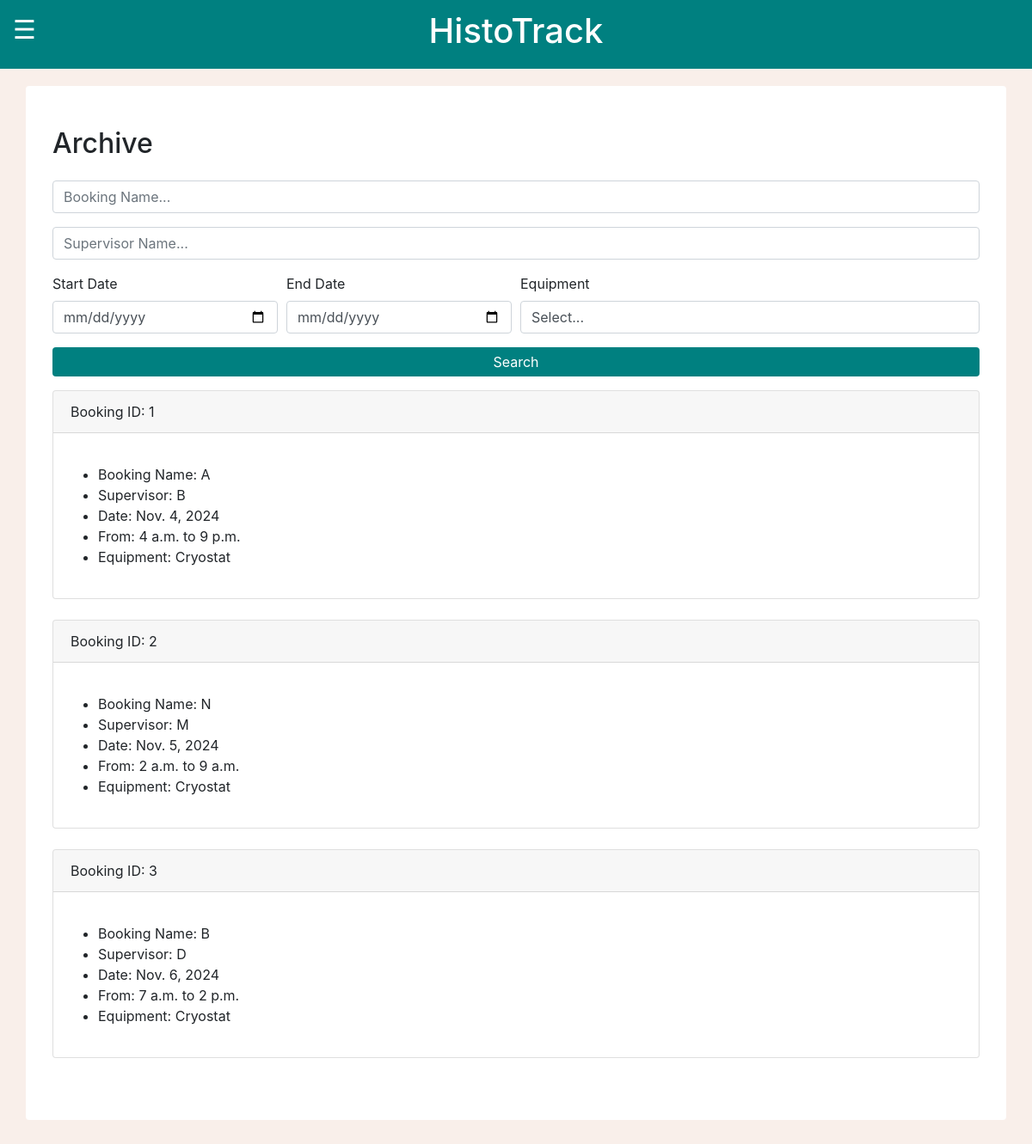
/MCalendar/archive/ (signed in), run on an earlier commit of the app's database.
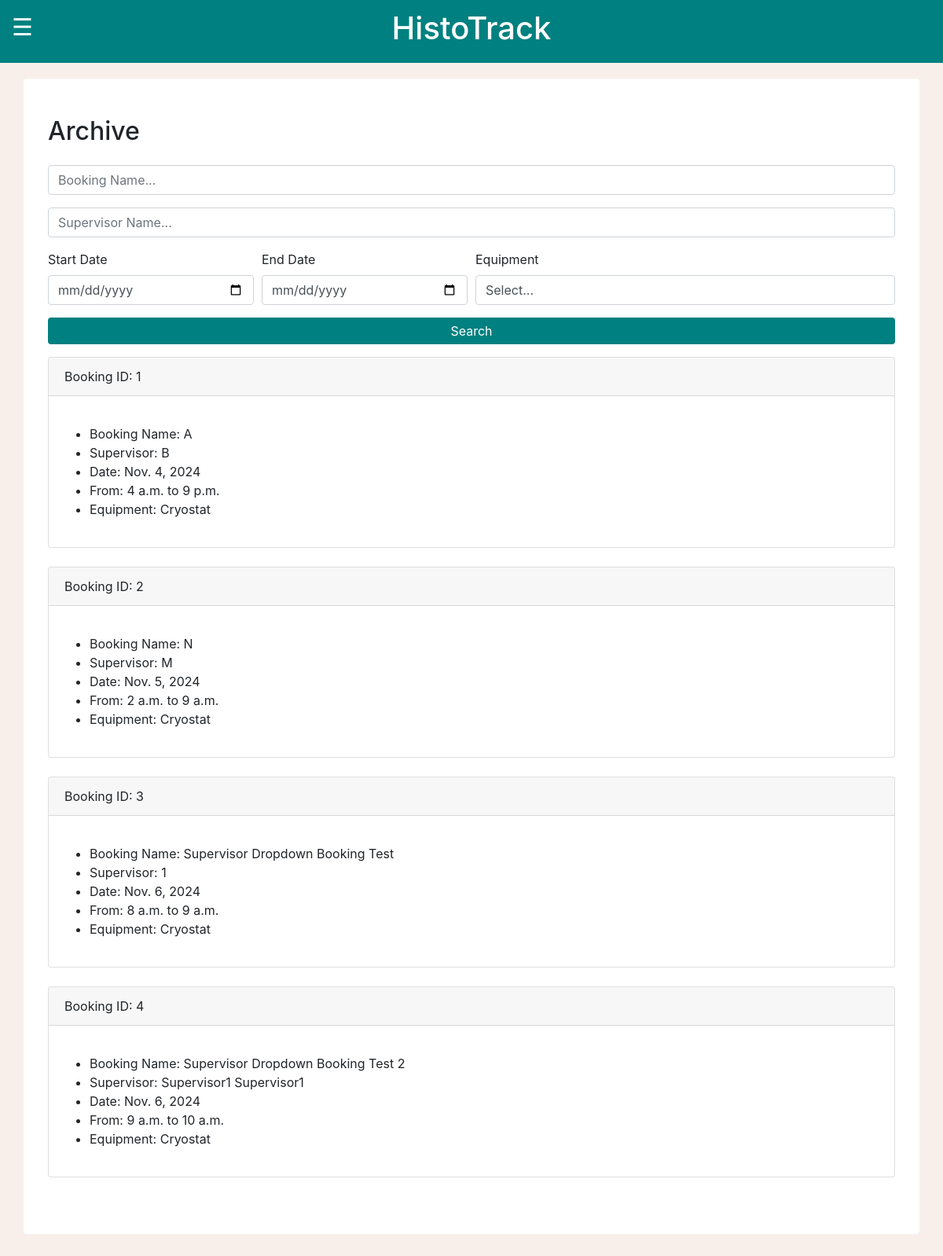
And on a later commit of the database.
### MCalendar/models.py (models this page shows, shortened)
class Event(models.Model):
    bookingName = models.CharField(max_length=80)
    supervisorName = models.CharField(max_length=80)
    email = models.EmailField()
    bookingDate = models.DateField()
    startTime = models.TimeField()
    finishTime = models.TimeField()
    comments = models.TextField(max_length = 1000)
    equipment = models.CharField(max_length=100, default='Not specified')
    totalTime = models.IntegerField(default=0)
    hourlyRate = models.DecimalField(max_digits=10, decimal_places=2, default=0.00)

### MCalendar/views.py (the view)
# urls.py: path("archive/", views.archivePage, name="archivePage"),
def archivePage(request):
    if request.user.is_superuser:
        eventList = Event.objects.all()
        equipmentList = Equipment.objects.all()
        bookingName = request.GET.get('bookingName')
        supervisorName = request.GET.get('supervisorName')
        dateMin = request.GET.get('dateMin')
        dateMax = request.GET.get('dateMax')
        equipment = request.GET.get('equipment')
        if archiveValidQuery(bookingName):
            eventList = eventList.filter(bookingName__icontains=bookingName)
        if archiveValidQuery(supervisorName):
            eventList = eventList.filter(supervisorName__icontains=supervisorName)
        if archiveValidQuery(dateMin):
            eventList = eventList.filter(bookingDate__gte=dateMin)
        if archiveValidQuery(dateMax):
            eventList = eventList.filter(bookingDate__lte=dateMax)
        if archiveValidQuery(equipment) and equipment != 'Select...':
            eventList = eventList.filter(equipment__name=equipment)
        context = {
            'eventList': eventList,
            'equipmentList': equipmentList
        }
        return render(request, 'archive.html', context)
    else:
        messages.success(request, "Please log in before entering that page! Admin access only.")
        logout(request)
        return redirect("loginPage")

### MCalendar/models.py (called while the page is built)
    def __str__(self):
        return self.equipmentName

### MCalendar/views.py (called while the page is built)
def archiveValidQuery(param):
    return param != '' and param is not None

### MCalendar/templates/archive.html (shortened to what this page needs)
{% load static %}
<head>
    <link rel="stylesheet" href="https://cdnjs.cloudflare.com/ajax/libs/jquery/3.2.1/jquery.min.js">
    <link rel="stylesheet" href="https://cdn.jsdelivr.net/npm/bootstrap@5.0.0-alpha1/dist/js/bootstrap.bundle.min.js">
    <link rel="stylesheet" href="https://cdn.jsdelivr.net/npm/bootstrap@5.0.0-alpha1/dist/css/bootstrap.min.css">
    <link rel="stylesheet" href="https://cdn.jsdelivr.net/npm/bootstrap@4.6.2/dist/css/bootstrap.min.css">
    <link rel="stylesheet" href="{% static 'global.css' %}">
</head>
<body>
<div class="container-fluid text-white topbar">
    <div class="row">
        <div class="col-2 container-fluid text-left">
        <span class="sidebarButton" onclick="toggleNav()">&#9776;</span>
        </div>
        <div class="col-8 container-fluid text-center h1">
            <span>HistoTrack</span>
        </div>
        <div class="col-2"></div>
    </div>
</div>
<div class="container rounded bg-white mt-5 mb-5">
    <div class="row">
        <div class="col-md-12">
            <div class="p-3 py-5">
                <div class="d-flex justify-content-between align-items-center mb-3">
                    <h2 class="text-right">Archive</h2>
                </div>
                <form method="GET" action=".">
                    <div class="form-row">
                        <div class="form-group col-12">
                            <div class="input-group">
                                <input class="form-control py-2" type="search" name="bookingName" placeholder="Booking Name..." />
                            </div>
                        </div>
                    </div>
                    <div class="form-row">
                        <div class="form-group col-12">
                            <div class="input-group">
                                <input class="form-control py-2" type="search" name="supervisorName" placeholder="Supervisor Name..." />
                            </div>
                        </div>
                    </div>
                    <div class="form-row">
                        <div class="form-group col-md-3 col-lg-3">
                            <label for="startDate">Start Date</label>
                            <input type="date" class="form-control" id="startDate" name="dateMin">
                        </div>
                        <div class="form-group col-md-3 col-lg-3">
                            <label for="endDate">End Date</label>
                            <input type="date" class="form-control" id="endDate" name="dateMax">
                        </div>
                        <div class="form-group col-md-6">
                            <label for="equipment">Equipment</label>
                            <select id="equipment" class="form-control" name="equipment">
                                <option selected>Select...</option>
                            </select>
                        </div>
                    </div>
                    <button type="submit" class="btn btn-block btn-sty">Search</button>
                </form>
                {% for event in eventList %}
                <div class="card">
                    <div class="card-header">
                        Booking ID: {{ event.id }}
                    </div>
                    <div class="card-body">
                        <p class="card-text">
                            <ul>
                                <li>Booking Name: {{ event.bookingName }}</li>
                                <li>Supervisor: {{ event.supervisorName }}</li>
                                <li>Date: {{ event.bookingDate }}</li>
                                <li>From: {{ event.startTime }} to {{ event.finishTime }}</li>
                                <li>Equipment: {{ event.equipment }}</li>
                            </ul>
                        </p>
                    </div>
                </div>
                <br>
                {% endfor %}
            </div>
        </div>
    </div>
</div>
<br>
</body>

### MCalendar/static/global.css (style rules this page uses)
body { background: #f9efea; margin-top:100px; padding-bottom: 5px !important; height: 100%; }
.btn-sty { color: #ffffff; background: #008080; box-shadow: none; border: none; padding: 5px; }
.topbar { height: 80px; max-height: 80px; align-content:center; position: fixed; top:0; z-index: 100; background-color: #008080; cursor:default; }
.sidebarButton { font-size:30px; cursor:pointer; }

What changed in the data, as far as the page shows it:
changed Event id 3: bookingName "B" → "Supervisor Dropdown Booking Test"; supervisorName "D" → "1"; startTime "7 a.m." → "8 a.m."; finishTime "2 p.m." → "9 a.m."
added Event: id "4", bookingName "Supervisor Dropdown Booking Test 2", supervisorName "Supervisor1 Supervisor1", bookingDate "Nov. 6, 2024", startTime "9 a.m.", finishTime "10 a.m.", equipment "Cryostat"
